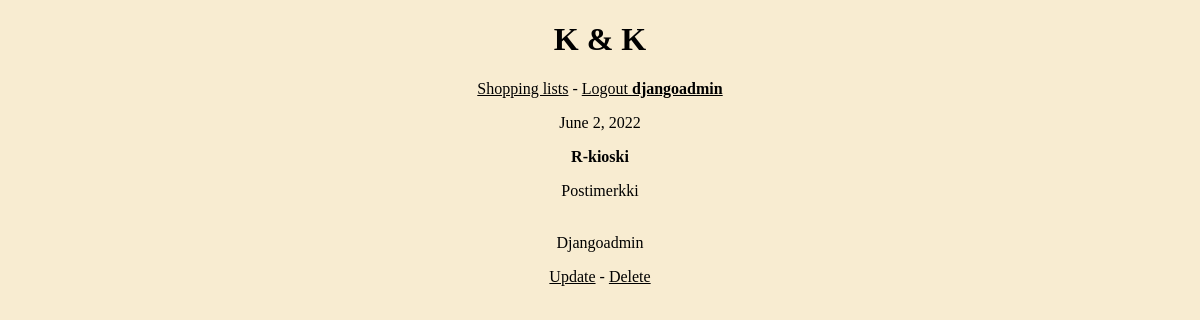
The app's page /shoppinglist/3 (signed in) with its own data.
### list/models.py (models this page shows, shortened)
class List(models.Model):
    shop = models.CharField(max_length=100, default="")
    shop_items = models.TextField(default="")
    date = models.DateField(null=True, blank=True, default=datetime.today)
    shopper = models.ForeignKey(
            User,
            on_delete=models.CASCADE, default=""
        )
    done = models.BooleanField(default=False)
    def get_absolute_url(self):
        return f"/shoppinglist/{self.pk}"
    def shop_items_better_list(self):
        return self.shop_items.split('\n')

### list/views.py (the view)
# urls.py: path('shoppinglist/<int:pk>', views.ShoppingDetailView.as_view()),
class ShoppingDetailView(LoginRequiredMixin, DetailView):
    model = models.List

### list/templates/list/list_detail.html
{% extends "list/base.html" %}
{% block content %}
	<p>{{ object.date }}</p>
	<p><b>{{ object.shop }}</b></p>
	{% for item in object.shop_items_better_list %}
		{{ item }}<br>
	{% endfor %}
	<br>
	<p>{{ object.shopper|capfirst }}</p>
	<a href="{{ list.get_absolute_url }}/update">Update</a> - <a href="{{ list.get_absolute_url }}/delete">Delete</a>
{% endblock content %}

### list/templates/list/base.html (shortened to what this page needs)
<!DOCTYPE html>
<html lang="en">
	<head>
	</head>
	<body>
		<div class="toolbar">
		<h1>K & K</h1>
			<p><a href="/shoppinglist">Shopping lists</a> -
			{% if user.is_authenticated %}
				<a href="/logout">Logout <b>{{ user.username }}</b></a>
			{% else %}
				<a href="/accounts/login">Login</a>
			{% endif %}
		</div>
		<div class="container_content">
			{% block content %}{% endblock content %}
		</div>
	</body>
</html>

### list/templates/list/base.html (style rules this page uses)
body { background: #F8ECD1; }
a { color: #000000; }
.toolbar { text-align: center; }
.container_content { text-align: center; }

### records on screen
List: date "June 2, 2022", shop "R-kioski", shop_items_better_list "Postimerkki", shopper "Djangoadmin"

### other values on screen
{{ user.username }} "djangoadmin"
